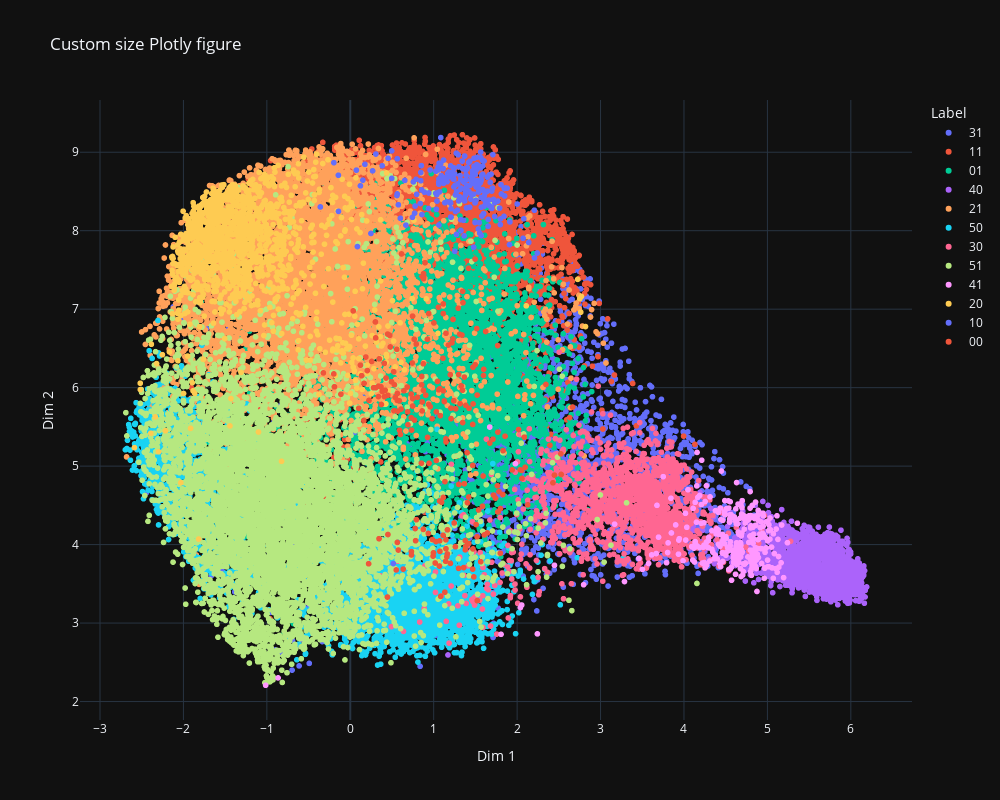

The notebook cell saved with this chart:
### Code cell
import numpy as np
n=X.shape[0]
r_label=np.empty(n, dtype=object)
for i,layer in enumerate(Layers_part):
    for node in layer:
        r_label[node]=str(label[node])+ str(i)

plot_embedding(X_umap,labels=r_label)

### Figure 1 — Plotly figure (JSON) as saved in the notebook; plotly's stock layout.template omitted (floating-point values rounded to 4 significant figures; data arrays with more than 128 entries replaced by an {"elided": "..."} marker saying what was removed)
{"data": [{"hovertemplate": "Label=31<br>Dim 1=%{x}<br>Dim 2=%{y}<extra></extra>", "legendgroup": "31", "marker": {"color": "#636efa", "symbol": "circle"}, "mode": "markers", "name": "31", "showlegend": true, "x": {"elided": "1965 float values"}, "xaxis": "x", "y": {"elided": "1965 float values"}, "yaxis": "y", "type": "scattergl"}, {"hovertemplate": "Label=11<br>Dim 1=%{x}<br>Dim 2=%{y}<extra></extra>", "legendgroup": "11", "marker": {"color": "#EF553B", "symbol": "circle"}, "mode": "markers", "name": "11", "showlegend": true, "x": {"elided": "3730 float values"}, "xaxis": "x", "y": {"elided": "3730 float values"}, "yaxis": "y", "type": "scattergl"}, {"hovertemplate": "Label=01<br>Dim 1=%{x}<br>Dim 2=%{y}<extra></extra>", "legendgroup": "01", "marker": {"color": "#00cc96", "symbol": "circle"}, "mode": "markers", "name": "01", "showlegend": true, "x": {"elided": "5873 float values"}, "xaxis": "x", "y": {"elided": "5873 float values"}, "yaxis": "y", "type": "scattergl"}, {"hovertemplate": "Label=40<br>Dim 1=%{x}<br>Dim 2=%{y}<extra></extra>", "legendgroup": "40", "marker": {"color": "#ab63fa", "symbol": "circle"}, "mode": "markers", "name": "40", "showlegend": true, "x": {"elided": "1714 float values"}, "xaxis": "x", "y": {"elided": "1714 float values"}, "yaxis": "y", "type": "scattergl"}, {"hovertemplate": "Label=21<br>Dim 1=%{x}<br>Dim 2=%{y}<extra></extra>", "legendgroup": "21", "marker": {"color": "#FFA15A", "symbol": "circle"}, "mode": "markers", "name": "21", "showlegend": true, "x": {"elided": "6935 float values"}, "xaxis": "x", "y": {"elided": "6935 float values"}, "yaxis": "y", "type": "scattergl"}, {"hovertemplate": "Label=50<br>Dim 1=%{x}<br>Dim 2=%{y}<extra></extra>", "legendgroup": "50", "marker": {"color": "#19d3f3", "symbol": "circle"}, "mode": "markers", "name": "50", "showlegend": true, "x": {"elided": "4323 float values"}, "xaxis": "x", "y": {"elided": "4323 float values"}, "yaxis": "y", "type": "scattergl"}, {"hovertemplate": "Label=30<br>Dim 1=%{x}<br>Dim 2=%{y}<extra></extra>", "legendgroup": "30", "marker": {"color": "#FF6692", "symbol": "circle"}, "mode": "markers", "name": "30", "showlegend": true, "x": {"elided": "1602 float values"}, "xaxis": "x", "y": {"elided": "1602 float values"}, "yaxis": "y", "type": "scattergl"}, {"hovertemplate": "Label=51<br>Dim 1=%{x}<br>Dim 2=%{y}<extra></extra>", "legendgroup": "51", "marker": {"color": "#B6E880", "symbol": "circle"}, "mode": "markers", "name": "51", "showlegend": true, "x": {"elided": "7239 float values"}, "xaxis": "x", "y": {"elided": "7239 float values"}, "yaxis": "y", "type": "scattergl"}, {"hovertemplate": "Label=41<br>Dim 1=%{x}<br>Dim 2=%{y}<extra></extra>", "legendgroup": "41", "marker": {"color": "#FF97FF", "symbol": "circle"}, "mode": "markers", "name": "41", "showlegend": true, "x": {"elided": "297 float values"}, "xaxis": "x", "y": {"elided": "297 float values"}, "yaxis": "y", "type": "scattergl"}, {"hovertemplate": "Label=20<br>Dim 1=%{x}<br>Dim 2=%{y}<extra></extra>", "legendgroup": "20", "marker": {"color": "#FECB52", "symbol": "circle"}, "mode": "markers", "name": "20", "showlegend": true, "x": {"elided": "1446 float values"}, "xaxis": "x", "y": {"elided": "1446 float values"}, "yaxis": "y", "type": "scattergl"}, {"hovertemplate": "Label=10<br>Dim 1=%{x}<br>Dim 2=%{y}<extra></extra>", "legendgroup": "10", "marker": {"color": "#636efa", "symbol": "circle"}, "mode": "markers", "name": "10", "showlegend": true, "x": {"elided": "229 float values"}, "xaxis": "x", "y": {"elided": "229 float values"}, "yaxis": "y", "type": "scattergl"}, {"hovertemplate": "Label=00<br>Dim 1=%{x}<br>Dim 2=%{y}<extra></extra>", "legendgroup": "00", "marker": {"color": "#EF553B", "symbol": "circle"}, "mode": "markers", "name": "00", "showlegend": true, "x": {"elided": "225 float values"}, "xaxis": "x", "y": {"elided": "225 float values"}, "yaxis": "y", "type": "scattergl"}], "layout": {"xaxis": {"anchor": "y", "domain": [0.0, 1.0], "title": {"text": "Dim 1"}}, "yaxis": {"anchor": "x", "domain": [0.0, 1.0], "title": {"text": "Dim 2"}}, "legend": {"title": {"text": "Label"}, "tracegroupgap": 0}, "title": {"text": "Custom size Plotly figure"}, "width": 1000, "height": 800}}
